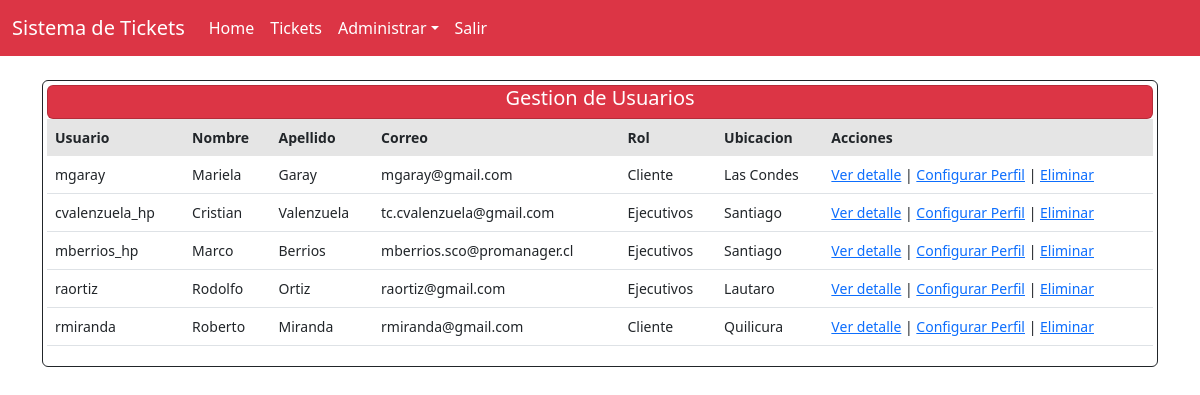
Before: /home/listar_usuarios/ (signed in) with the older database file.
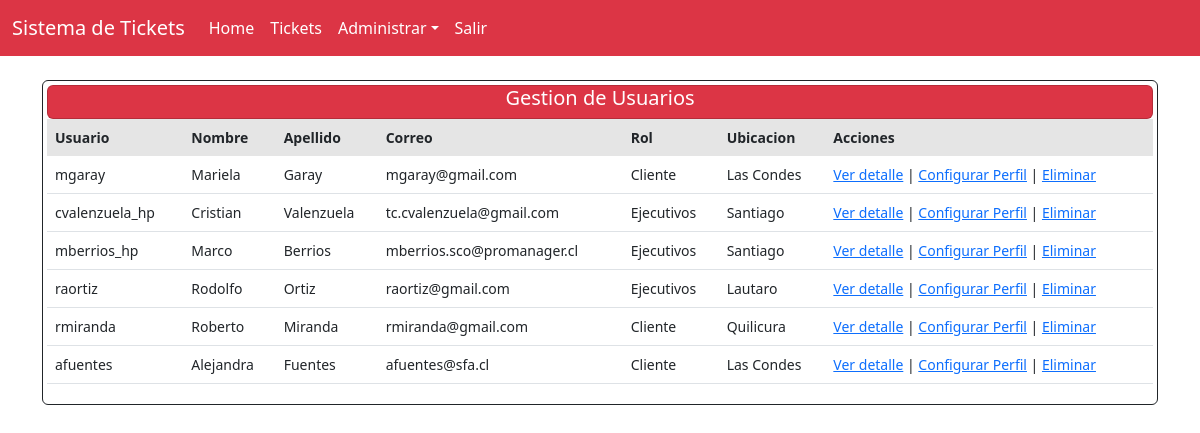
After: the same page with the newer database file.
### core/models.py (models this page shows, shortened)
class Profile(models.Model):
    user = models.OneToOneField(User, on_delete=models.CASCADE)
    nombre = models.CharField(max_length=255, blank=True, null=True)
    apellido = models.CharField(max_length=255, null=True, blank=True)
    email = models.EmailField(unique=True, blank=True)
    group = models.ForeignKey(Group, on_delete=models.CASCADE, verbose_name='Rol', default=2, null=True)
    is_active = models.BooleanField(default=True, null=True)
    location = models.CharField(max_length=30, blank=True, null=True)

### core/views.py (the view)
# urls.py: path('listar_usuarios/', vista_listar_usuarios, name='listar_usuarios'),
@login_required
def vista_listar_usuarios(request):
    profiles = Profile.objects.filter(is_active=True)
    return render(request, 'core/usuarios/listar_usuarios.html', {'profiles': profiles})

### core/templates/core/usuarios/listar_usuarios.html
{% extends 'core/base.html' %}
{% block content %}
{% if request.user.is_authenticated %}
<div class="row row-cols-1 row-cols-md-1 g-1">
    <div class="col">
        <div class="card border-dark mb-4 text-left p-1" style="max-width: auto;">
            <div class="card bg-danger">
                <h5 class="text-white text-center">Gestion de Usuarios</h5>
            </div>
            <div class="table-responsive small">
                <table class="table table-centered table-nowrap table-hover">
                    <thead class="thead-light table-active">
                	<tr>
                    		<th class="border-0">Usuario</th>
                    		<th class="border-0">Nombre</th>
                    		<th class="border-0">Apellido</th>
                    		<th class="border-0">Correo</th>
                    		<th class="border-0">Rol</th>
                    		<th class="border-0">Ubicacion</th>
                    		<th class="border-0">Acciones</th>
                	</tr>
                    </thead>
                    <tbody>
                	{% for profile in profiles %}
                	<tr>
                    		<td>{{ profile.user }}</td>
                    		<td>{{ profile.nombre }}</td>
                    		<td>{{ profile.apellido}}</td>
                    		<td>{{ profile.email }}</td>
                    		<td>{{ profile.group }}</td>
                    		<td>{{ profile.location}}</td>
                    		<td>
                        		<a href="{% url 'detalle_usuario' profile.pk %}" target = "_blank">Ver detalle</a> |
                        		<a href="{% url 'crear_usuario' profile.pk %}">Configurar Perfil</a> |
                        		<a href="{% url 'eliminar_usuario' profile.pk %}">Eliminar</a>
                    		</td>
                	</tr>
                	{% endfor %}
                    </tbody>
                </table>
            </div>
        </div>
    </div>
</div>
 {% endif %}
{% endblock %}

Changed rows visible on the page:
added Profile: user "afuentes", nombre "Alejandra", apellido "Fuentes", email "afuentes@sfa.cl", group "Cliente", location "Las Condes"
